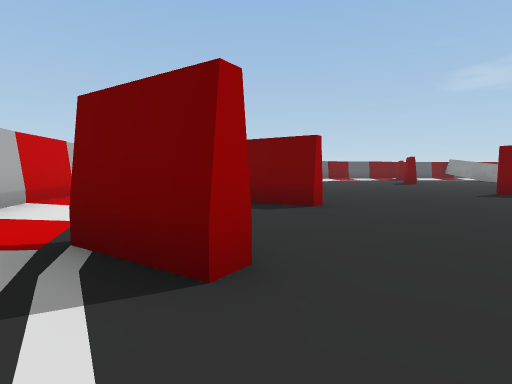
View 1 (above)

14 first-person views from a walk through a scene from a Unity 3-D project. The camera is 0.6 m above the floor, tilts 4° down and sees 80° across. The floor is counted in squares, 1 m on a side. Each view is taken from the middle of a square. On the plan, view 1 faces up. The plan holds only what a view shows up to about 9 squares ahead; the rest is blank. The place goes on beyond the plan. Some surface patterns are stand-ins.

View 2
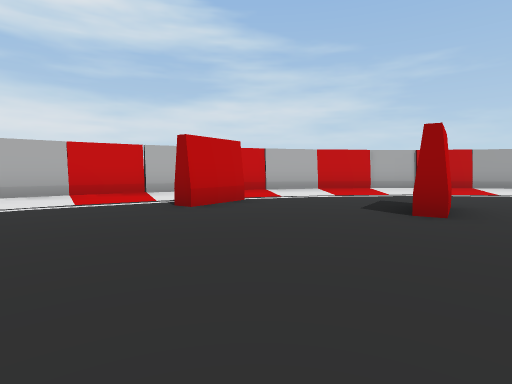

View 3
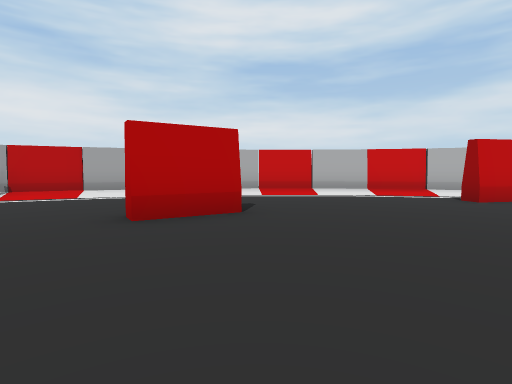

View 4
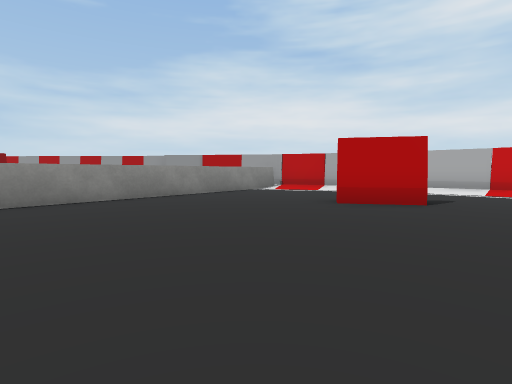

View 5
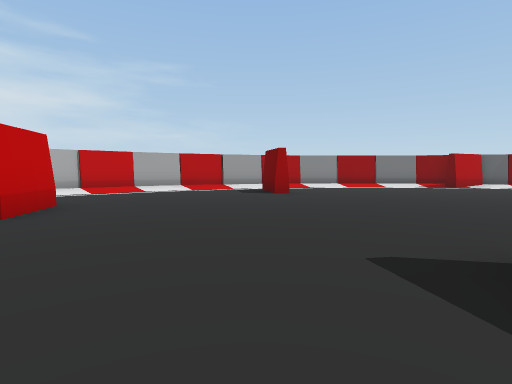

View 6
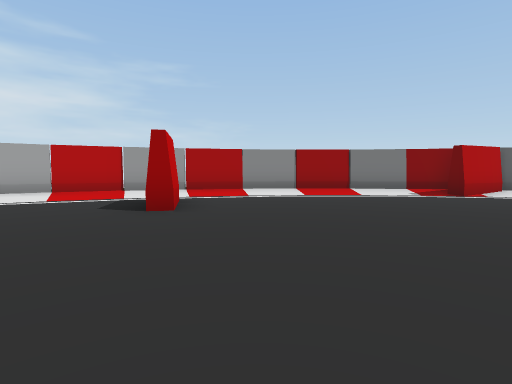

View 7
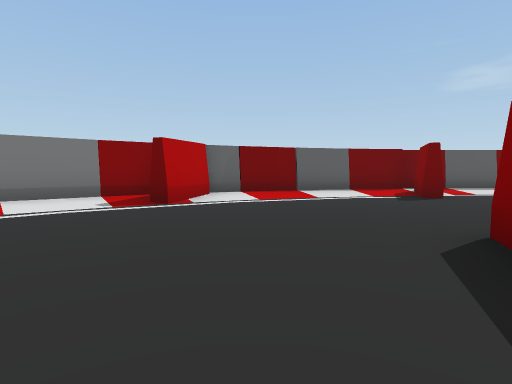

View 8
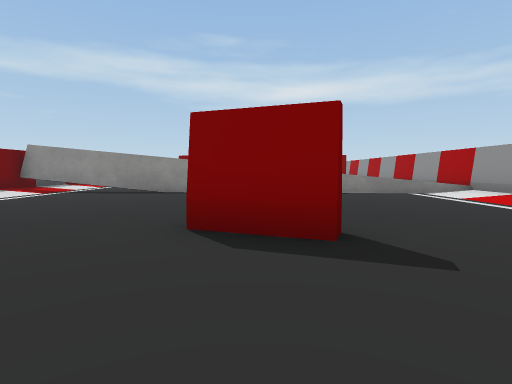

View 9
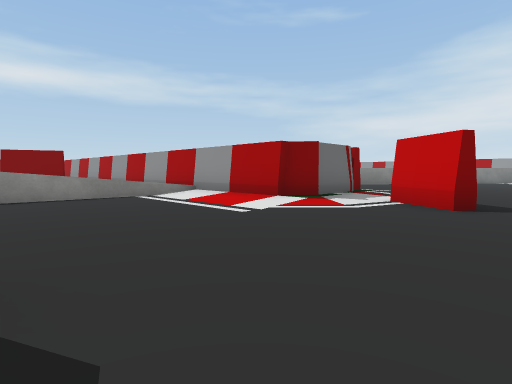

View 10
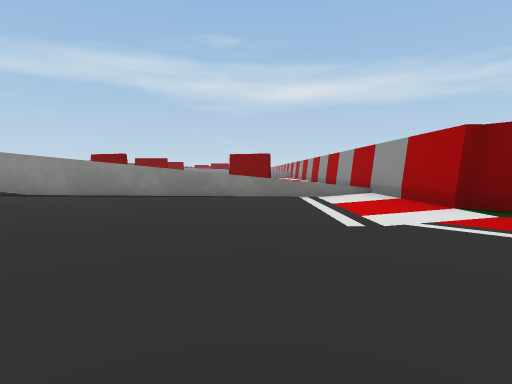

View 11
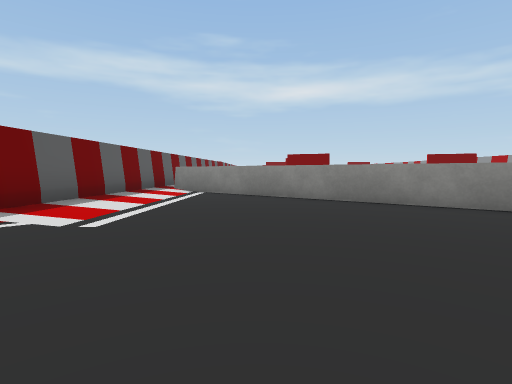

View 12
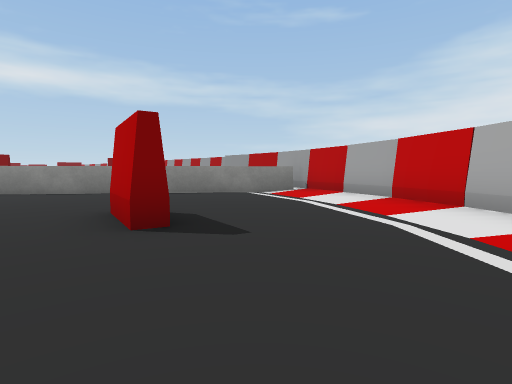

View 13
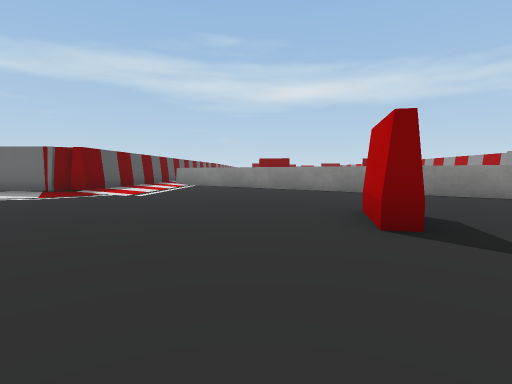

View 14
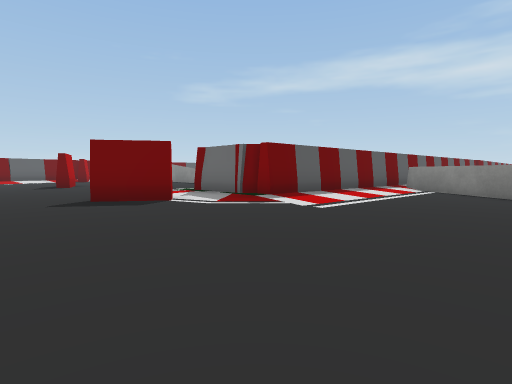

### Floor plan
Points are (right, up) in squares from view 1. A wall is a line through its corners. A room is listed if a view was taken in it or the views show most of it. See-through windows are left out.
Room 1 (views 1, 2, 3, 4, 5, 6, 7, 8, 9, 10, 11, 12, 13, 14)
walls: (8.4, 7.6) (9.1, 8.2); (9, 8.3) (13.9, 8.3); (9, 5.7) (8.6, 6.2) (8.6, 7.6); (12, 9) (12.9, 20.9); (-3.3, 10.7) (-3.7, 9.1); (-3.7, 9.2) (-3.8, 7.6); (-2.8, 12.2) (-3.4, 10.5); (-3.9, 7.8) (-3.9, 6.3); (-3.8, 6.4) (-3.6, 4.7); (-2.1, 13.6) (-2.8, 12.1); (-3.7, 4.8) (-3.3, 3.2); (-1.3, 14.8) (-2.1, 13.4); (-3.3, 3.3) (-3, 2.6); (14.1, 5.1) (8.6, 5.4) (8.6, 5.8); (-0.3, 16) (-1.4, 14.7); (0.8, 17.1) (-0.4, 15.9); (-2.5, 1.3) (-2.1, 0.4) (-1.2, -0.9); (2, 18) (0.7, 17); (2.9, 18.6) (1.9, 18); (-1.3, -0.8) (-0.3, -2.1); (-0.4, -2) (0.7, -3.1) (1.9, -4.1) (3.3, -4.9); (4.7, 19.5) (3.8, 19.1); (6.1, 20) (4.6, 19.4); (7.6, 20.3) (6, 19.9); (3.2, -4.9) (4.7, -5.6); (9.1, 20.5) (7.5, 20.3); (4.5, -5.6) (6.1, -6.1); (6.4, -5.9) (14.1, 4.1); (6, -6.1) (6.6, -6.2); (13.1, 20.9) (9.2, 20.9)
objects: other object (-1, 2) to (0, 3); other object (0, 5) to (1, 6); other object (0, 11) to (1, 12); other object (3, 18); other object (4, -1) to (5, -1); other object (6, 7) to (7, 7); other object (7, 13) to (7, 14); other object (9, 19) to (9, 20)

Positions as (right, up) in squares from view 1, and headings:
1: (0, 0), facing up
2: (5, 3), facing left
3: (7, 3), facing down-left
4: (7, 5), facing down
5: (6, 5), facing up-left
6: (5, 9), facing up-left
7: (5, 12), facing up
8: (4, 14), facing right
9: (5, 13), facing down-right
10: (5, 11), facing right
11: (5, 2), facing right
12: (1, 1), facing down-right
13: (1, 1), facing right
14: (4, 1), facing up-right
